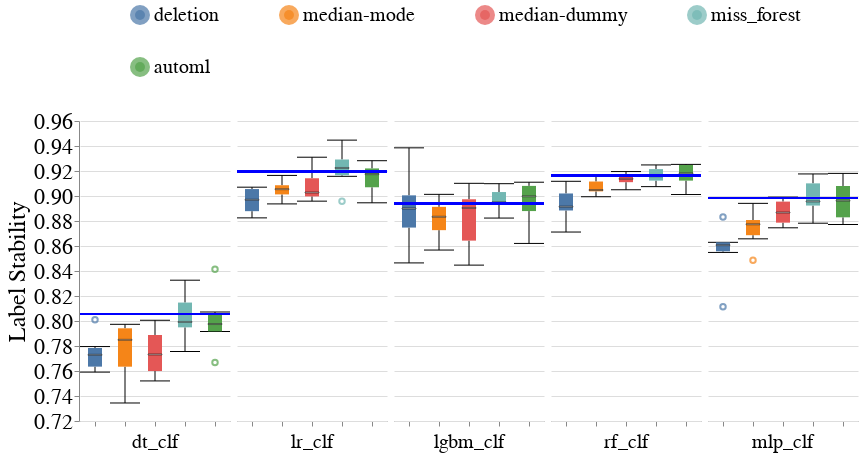

This figure's notebook cell:
### Code cell
create_box_plots_for_diff_imputers_and_models(dataset_name=DATASET_NAME,
                                              metric_name='label_stability',
                                              db_client=db_client)

### Figure 1 — Vega-Lite specification as saved in the notebook (floating-point values rounded to 4 significant figures; data arrays with more than 128 entries replaced by an {"elided": "..."} marker saying what was removed)
{"config": {"view": {"continuousWidth": 400, "continuousHeight": 300, "stroke": null}, "axis": {"labelFontSize": 22, "labelFontWeight": "normal", "titleFontSize": 24, "titleFontWeight": "normal"}, "facet": {"spacing": 5}, "header": {"labelFontSize": 20, "labelOrient": "bottom", "labelPadding": 5, "titleFontSize": 24}, "legend": {"columns": 4, "direction": "horizontal", "labelFontSize": 20, "labelLimit": 400, "orient": "top", "symbolOffset": 50, "symbolStrokeWidth": 10, "titleAnchor": "middle", "titleFontSize": 22, "titleLimit": 300}, "title": {"fontSize": 24}}, "data": {"name": "data-ec5885e9f276d1e11e6d91c1ab390d79"}, "facet": {"column": {"field": "Model_Name", "sort": ["dt_clf", "lr_clf", "lgbm_clf", "rf_clf", "mlp_clf"], "title": null, "type": "nominal"}}, "spec": {"layer": [{"mark": {"type": "boxplot", "median": {"stroke": "black", "strokeWidth": 0.7}, "ticks": true}, "encoding": {"color": {"field": "Null_Imputer_Name", "sort": ["deletion", "median-mode", "median-dummy", "miss_forest", "k_means_clustering", "datawig", "automl", "boost_clean"], "title": null, "type": "nominal"}, "x": {"axis": {"labels": false}, "field": "Null_Imputer_Name", "sort": ["deletion", "median-mode", "median-dummy", "miss_forest", "k_means_clustering", "datawig", "automl", "boost_clean"], "title": null, "type": "nominal"}, "y": {"field": "Metric_Value", "scale": {"zero": false}, "title": "Label Stability", "type": "quantitative"}}}, {"mark": "rule", "encoding": {"color": {"value": "blue"}, "size": {"value": 2}, "y": {"field": "Baseline_Median", "type": "quantitative"}}}], "width": 150}, "$schema": "https://vega.github.io/schema/vega-lite/v4.17.0.json", "datasets": {"data-ec5885e9f276d1e11e6d91c1ab390d79": {"elided": "150 records"}}}
